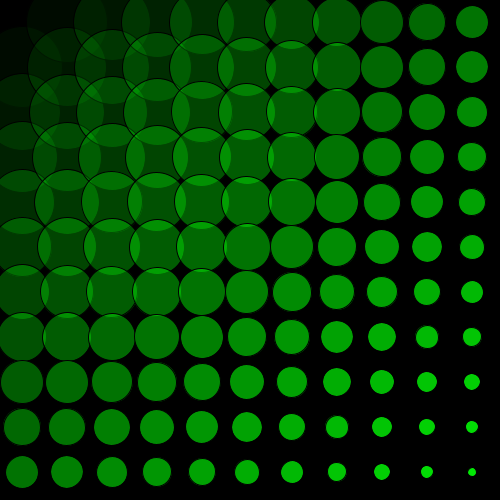
Frame 1 (no input)
Frame 60 (the mouse pressed at the canvas centre just before this capture): identical to frame 1, image omitted
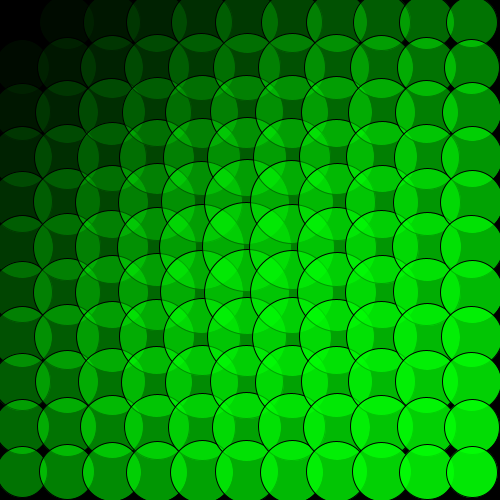
Frame 120 (the mouse held since frame 60 and released just before this capture)

The Processing sketch that drew these frames (run headless with seeded random() and noise(); from frame 60 on, the mouse is pressed at the canvas centre):

// Processing sketch: forAnidado3
// ── forAnidado3.pde
int cant;
int tam;
void setup() {
  size(500, 500);
  cant = 11;
  tam = width/cant;
}
void draw() {
  background(0);
  for (int i=0; i<cant; i++) {
    for (int j=0; j<cant; j++) {
      float tono = map(i+j, 0, cant+cant, 0, 255);
      fill(2, 255, 5, tono);
      float distan = dist(mouseX, mouseY, i*tam+tam/2, j*tam+tam/2); 
      float distMax = dist(0, 0, width, height);
      float ancho = map(distan, 0, distMax, tam*2, tam/10 );
      ellipse(i*tam+tam/2, j*tam+tam/2, ancho, ancho);
    }
  }
}
